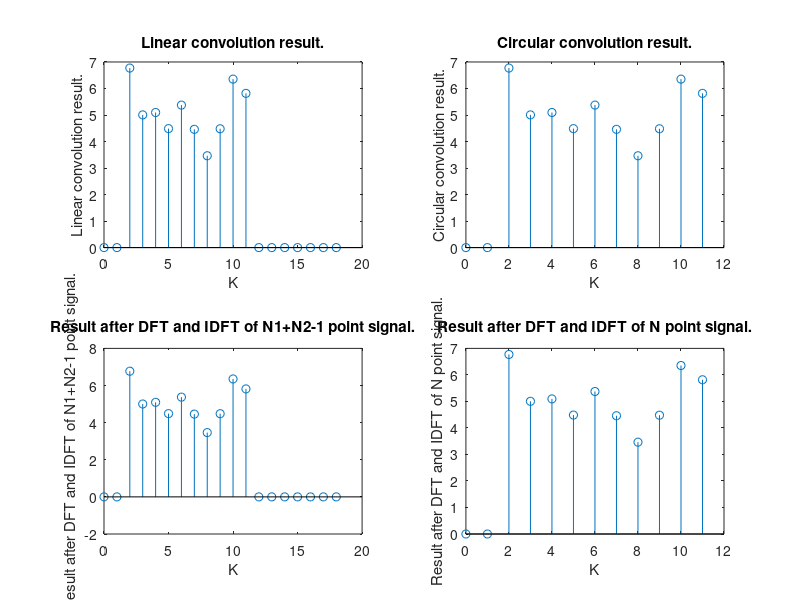

Here is the MATLAB script that generated this plot:
mu = 5;
sigma = 1;
x1 = normrnd(mu,sigma,1,10);
x2 = zeros(1,10);
x2(3) = 1;

N = 12;

cc = cconv(x1 , x2 ,N);
lc = conv(x1 , x2);

lw = 0:18;
cw = 0:N-1;

subplot(2,2,1);
stem(lw,lc);
xlabel('K');
ylabel('Linear convolution result.')
title('Linear convolution result.');
subplot(2,2,2);
stem(cw, cc);
xlabel('K');
ylabel('Circular convolution result.')
title('Circular convolution result.');
x1_fft = fft(x1 , N);
x2_fft = fft(x2 , N);
multi_dft = x1_fft .* x2_fft;

inverse_multi_dft = ifft(multi_dft , N);

subplot(2,2,4);
stem(cw ,inverse_multi_dft);
xlabel('K');
ylabel('Result after DFT and IDFT of N point signal.')
title('Result after DFT and IDFT of N point signal.');

x1_fft = fft(x1 , 19);
x2_fft = fft(x2 , 19);
multi_dft = x1_fft .* x2_fft;

inverse_multi_dft = ifft(multi_dft , 19);

subplot(2,2,3);
stem(lw ,inverse_multi_dft);
xlabel('K');
ylabel('Result after DFT and IDFT of N1+N2-1 point signal.')
title('Result after DFT and IDFT of N1+N2-1 point signal.');
